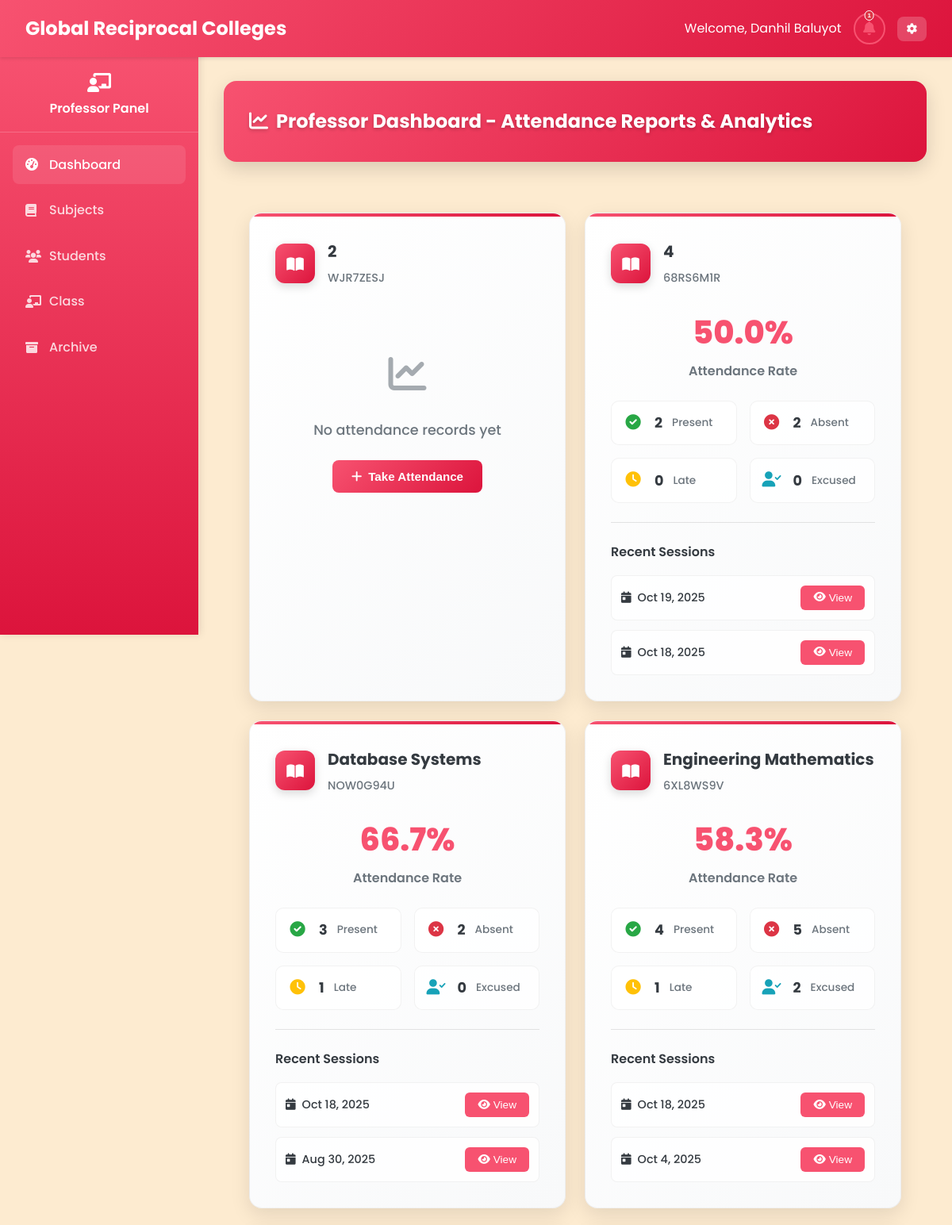
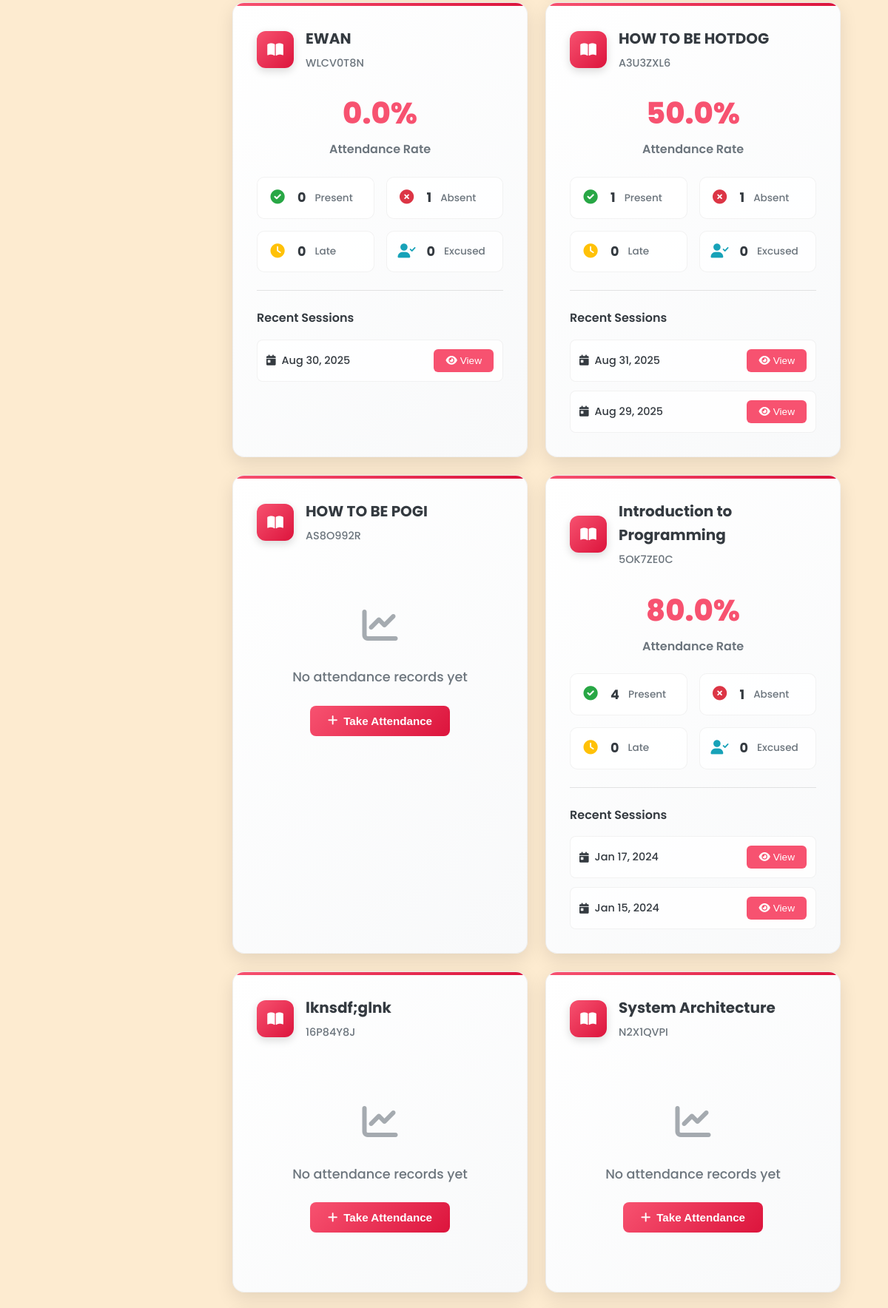
Screenshot of /Professor/professor_dashboard.php (signed in, upper part) with the database file from the repository (2 pictures, top to bottom).
### tables this page shows
CREATE TABLE `professors` (
  `professor_id` varchar(20) NOT NULL,
  `employee_id` varchar(20) NOT NULL,
  `first_name` varchar(50) NOT NULL,
  `last_name` varchar(50) NOT NULL,
  `email` varchar(100) NOT NULL,
  `password` varchar(255) NOT NULL,
  `department` varchar(100) NOT NULL,
  `mobile` varchar(15) NOT NULL,
  `created_at` datetime NOT NULL,
  `updated_at` datetime NOT NULL
);

CREATE TABLE `classes` (
  `class_id` varchar(20) NOT NULL,
  `class_name` varchar(100) NOT NULL,
  `class_code` varchar(20) NOT NULL,
  `subject_id` varchar(20) DEFAULT NULL,
  `professor_id` varchar(20) DEFAULT NULL,
  `schedule` varchar(100) DEFAULT NULL,
  `room` varchar(50) DEFAULT NULL,
  `created_at` datetime NOT NULL,
  `updated_at` datetime NOT NULL,
  `section` varchar(10) DEFAULT NULL,
  `semester_id` int(11) DEFAULT NULL,
  `status` enum('active','archived') DEFAULT 'active',
  `school_year_semester_id` int(11) DEFAULT NULL
);

CREATE TABLE `subjects` (
  `subject_id` varchar(20) NOT NULL,
  `subject_name` varchar(100) NOT NULL,
  `subject_code` varchar(20) NOT NULL,
  `description` text DEFAULT NULL,
  `credits` int(11) NOT NULL,
  `duration_id` int(11) DEFAULT NULL,
  `created_at` datetime NOT NULL,
  `updated_at` datetime NOT NULL,
  `semester_id` int(11) DEFAULT NULL
);

### Professor/professor_dashboard.php (the view, shortened to what this page needs)
<?php
require_once '../php/db.php';
$professor_id = $_SESSION['user_id'];
$stmt = $pdo->prepare("SELECT first_name, last_name, email, mobile
FROM professors
WHERE professor_id = ?");
$stmt->execute([$professor_id]);
$professor = $stmt->fetch(PDO::FETCH_ASSOC);
$query = "SELECT s.*, c.class_id, c.class_code, c.schedule, c.room, c.section
          FROM subjects s
          JOIN classes c ON s.subject_id = c.subject_id
          WHERE c.professor_id = ? AND c.status = 'active'
          ORDER BY s.subject_name";
$stmt = $pdo->prepare($query);
$stmt->execute([$professor_id]);
$subjects = $stmt->fetchAll();
$attendance_stats = [];
foreach ($subjects as $subject) {
    $query = "SELECT
                COUNT(*) as total_records,
                SUM(CASE WHEN status = 'Present' THEN 1 ELSE 0 END) as present,
                SUM(CASE WHEN status = 'Absent' THEN 1 ELSE 0 END) as absent,
                SUM(CASE WHEN status = 'Late' THEN 1 ELSE 0 END) as late,
                SUM(CASE WHEN status = 'Excused' THEN 1 ELSE 0 END) as excused
              FROM attendance
              WHERE class_id = ?";
    $stmt = $pdo->prepare($query);
    $stmt->execute([$subject['class_id']]);
    $stats = $stmt->fetch();
    $attendance_stats[$subject['class_id']] = $stats;
}
$recent_dates = [];
foreach ($subjects as $subject) {
    $query = "SELECT DISTINCT date
              FROM attendance
              WHERE class_id = ?
              ORDER BY date DESC
              LIMIT 2";
    $stmt = $pdo->prepare($query);
    $stmt->execute([$subject['class_id']]);
    $dates = $stmt->fetchAll(PDO::FETCH_COLUMN);
    $recent_dates[$subject['class_id']] = $dates;
}
?>
<!DOCTYPE html>
<html lang="en">
<head>
    <link rel="stylesheet" href="../css/styles_fixed.css">
    <link rel="stylesheet" href="https://cdnjs.cloudflare.com/ajax/libs/font-awesome/6.0.0/css/all.min.css">
    <link rel="stylesheet" href="../css/mobile-responsive.css">
</head>
<body class="professor">
    <?php include '../includes/navbar_professor.php'; ?>
    <?php include '../includes/sidebar_professor.php'; ?>
    <main class="main-content">
        <div class="table-header-enhanced">
            <h2 class="table-title-enhanced"><i class="fas fa-chart-line" style="margin-right: 10px;"></i>Professor Dashboard - Attendance Reports & Analytics</h2>
        </div>
        <div class="dashboard-container">
            <?php if (empty($subjects)): ?>
                <div class="no-data">
                    <p>No classes found. Please create a class first.</p>
                </div>
            <?php else: ?>
                <div class="reports-container">
                        <div class="stats-grid">
                            <?php foreach ($subjects as $subject):
                                $stats = $attendance_stats[$subject['class_id']] ?? null;
                                $recent = $recent_dates[$subject['class_id']] ?? [];
                            ?>
                            <div class="stat-card-enhanced">
                                <div class="stat-header-enhanced">
                                    <div class="stat-icon-enhanced">
                                        <i class="fas fa-book-open"></i>
                                    </div>
                                    <div class="stat-info-enhanced">
                                        <h3 class="stat-title-enhanced"><?php echo $subject['subject_name']; ?></h3>
                                        <span class="stat-subtitle-enhanced"><?php echo $subject['class_code']; ?></span>
                                    </div>
                                </div>
                                <?php if ($stats && $stats['total_records'] > 0): ?>
                                    <div class="stat-metrics-enhanced">
                                        <div class="stat-main-metric">
                                            <div class="stat-value-enhanced">
                                                <?php
                                                $attendance_rate = $stats['total_records'] > 0 ?
                                                    (($stats['present'] + $stats['late'] + $stats['excused']) / $stats['total_records']) * 100 : 0;
                                                echo number_format($attendance_rate, 1) . '%';
                                                ?>
                                            </div>
                                            <div class="stat-label-enhanced">Attendance Rate</div>
                                        </div>
                                        <div class="stat-breakdown-enhanced">
                                            <div class="stat-breakdown-item">
                                                <div class="stat-breakdown-icon" style="color: #28a745;">
                                                    <i class="fas fa-check-circle"></i>
                                                </div>
                                                <div class="stat-breakdown-value"><?php echo $stats['present']; ?></div>
                                                <div class="stat-breakdown-label">Present</div>
                                            </div>
                                            <div class="stat-breakdown-item">
                                                <div class="stat-breakdown-icon" style="color: #dc3545;">
                                                    <i class="fas fa-times-circle"></i>
                                                </div>
                                                <div class="stat-breakdown-value"><?php echo $stats['absent']; ?></div>
                                                <div class="stat-breakdown-label">Absent</div>
                                            </div>
                                            <div class="stat-breakdown-item">
                                                <div class="stat-breakdown-icon" style="color: #ffc107;">
                                                    <i class="fas fa-clock"></i>
                                                </div>
                                                <div class="stat-breakdown-value"><?php echo $stats['late']; ?></div>
                                                <div class="stat-breakdown-label">Late</div>
                                            </div>
                                            <div class="stat-breakdown-item">
                                                <div class="stat-breakdown-icon" style="color: #17a2b8;">
                                                    <i class="fas fa-user-check"></i>
                                                </div>
                                                <div class="stat-breakdown-value"><?php echo $stats['excused']; ?></div>
                                                <div class="stat-breakdown-label">Excused</div>
                                            </div>
                                        </div>
                                    </div>
                                    <?php if (!empty($recent)): ?>
                                    <div class="stat-actions-enhanced">
                                        <h4 class="stat-section-title">Recent Sessions</h4>
                                        <div class="stat-recent-list">
                                            <?php foreach ($recent as $date): ?>
                                                <div class="stat-recent-item">
                                                    <div class="stat-recent-date">
                                                        <i class="fas fa-calendar-day"></i>
                                                        <?php echo date('M j, Y', strtotime($date)); ?>
                                                    </div>
                                                    <button class="stat-action-btn" data-class-id="<?php echo $subject['class_id']; ?>" data-date="<?php echo $date; ?>">
                                                        <i class="fas fa-eye"></i> View
                                                    </button>
                                                </div>
                                            <?php endforeach; ?>
                                        </div>
                                    </div>
                                    <?php endif; ?>
                                <?php else: ?>
                                    <div class="stat-empty-enhanced">
                                        <div class="stat-empty-icon">
                                            <i class="fas fa-chart-line"></i>
                                        </div>
                                        <div class="stat-empty-text">No attendance records yet</div>
                                        <button class="stat-primary-btn" onclick="location.href='professor_manage_schedule.php'">
                                            <i class="fas fa-plus"></i> Take Attendance
                                        </button>
                                    </div>
                                <?php endif; ?>
                            </div>
                            <?php endforeach; ?>
                        </div>
                    </div>
                </div>
            <?php endif; ?>
    </main>
</body>
</html>

### includes/navbar_professor.php (shortened to what this page needs)
<?php
require_once '../php/db.php';
$professor_id = $_SESSION['user_id'] ?? null;
$pending_requests_count = 0;
if ($professor_id) {
    $stmt = $pdo->prepare("
        SELECT er.request_id, er.requested_at, er.status, s.subject_name, c.class_code, st.first_name, st.last_name
        FROM enrollment_requests er
        JOIN classes c ON er.class_id = c.class_id
        JOIN subjects s ON c.subject_id = s.subject_id
        JOIN students st ON er.student_id = st.student_id
        WHERE c.professor_id = ?
        ORDER BY er.requested_at DESC
    ");
    $stmt->execute([$professor_id]);
    $all_requests = $stmt->fetchAll();
    $pending_requests = array_filter($all_requests, function($req) {
        return $req['status'] === 'pending';
    });
    $stmt = $pdo->prepare("
        SELECT ur.request_id, ur.requested_at, ur.status, s.subject_name, c.class_code, st.first_name, st.last_name
        FROM unenrollment_requests ur
        JOIN classes c ON ur.class_id = c.class_id
        JOIN subjects s ON c.subject_id = s.subject_id
        JOIN students st ON ur.student_id = st.student_id
        WHERE c.professor_id = ?
        ORDER BY ur.requested_at DESC
    ");
    $stmt->execute([$professor_id]);
    $all_unenrollment_requests = $stmt->fetchAll();
    $pending_unenrollment_requests = array_filter($all_unenrollment_requests, function($req) {
        return $req['status'] === 'pending';
    });
    $pending_requests_count = count($pending_requests) + count($pending_unenrollment_requests);
}
?>
<nav class="navbar">
    <div class="navbar-brand">
        <span class="navbar-title">Global Reciprocal Colleges</span>
    </div>
    <div class="navbar-user">
    <?php
    $prof_name = '';
    if (isset($professor) && is_array($professor) && isset($professor['first_name'])) {
        $prof_name = $professor['first_name'] . ' ' . $professor['last_name'];
    } else {
        $prof_name = ($_SESSION['first_name'] ?? '') . ' ' . ($_SESSION['last_name'] ?? '');
    }
    ?>
    <span class="welcome-text">Welcome, <span class="full-name"><?php echo htmlspecialchars($prof_name); ?></span></span>
        <button type="button" class="notification-btn" onclick="openNotificationModal()" title="Notifications" style="position: relative;">
            <i class="fas fa-bell" aria-hidden="true"></i>
            <?php if ($pending_requests_count > 0): ?>
                <span class="notification-badge"><?php echo $pending_requests_count; ?></span>
            <?php endif; ?>
        </button>
        <div class="user-dropdown">
            <button type="button" class="dropdown-toggle" aria-haspopup="true" aria-expanded="false">
                <i class="fas fa-cog" aria-hidden="true"></i>
            </button>
        </div>
    </div>
</nav>

### rows the page displays
professors: prof_name "Danhil Baluyot"
classes: subject.subject_name "2", class_code "WJR7ZESJ", shows "No attendance records yet"
classes: subject.subject_name "4", class_code "68RS6M1R", attendance_rate "50.0", present "2", absent "2", late "0", excused "0", class_id "Oct 19, 2025", class_id "Oct 18, 2025"
classes: subject.subject_name "Database Systems", class_code "NOW0G94U", attendance_rate "66.7", present "3", absent "2", late "1", excused "0", class_id "Oct 18, 2025", class_id "Aug 30, 2025"
classes: subject.subject_name "Engineering Mathematics", class_code "6XL8WS9V", attendance_rate "58.3", present "4", absent "5", late "1", excused "2", class_id "Oct 18, 2025", class_id "Oct 4, 2025"
classes: subject.subject_name "EWAN", class_code "WLCV0T8N", attendance_rate "0.0", present "0", absent "1", late "0", excused "0", class_id "Aug 30, 2025"
classes: subject.subject_name "HOW TO BE HOTDOG", class_code "A3U3ZXL6", attendance_rate "50.0", present "1", absent "1", late "0", excused "0", date "Aug 31, 2025", date "Aug 29, 2025"
classes: subject.subject_name "HOW TO BE POGI", class_code "AS8O992R", shows "No attendance records yet"
classes: subject.subject_name "Introduction to Programming", class_code "5OK7ZE0C", attendance_rate "80.0", present "4", absent "1", late "0", excused "0", class_id "Jan 17, 2024", class_id "Jan 15, 2024"
classes: subject.subject_name "lknsdf;glnk", class_code "16P84Y8J", shows "No attendance records yet"
classes: subject.subject_name "System Architecture", class_code "N2X1QVPI", shows "No attendance records yet"

### other values shown
$pending_requests_count "1"
